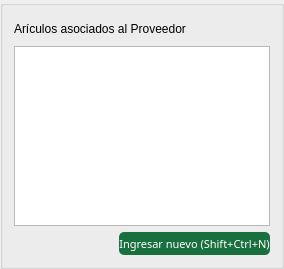
        <widget class="QGroupBox" name="box_articulos">
         <property name="font">
          <font>
           <pointsize>10</pointsize>
          </font>
         </property>
         <property name="styleSheet">
          <string notr="true">#box_articulos{
	background-color: #F2F6FD;
	}</string>
         </property>
         <property name="title">
          <string/>
         </property>
         <layout class="QVBoxLayout" name="verticalLayout_2" stretch="10,80,10">
          <item>
           <widget class="QLabel" name="label">
            <property name="text">
             <string>Arículos asociados al Proveedor</string>
            </property>
           </widget>
          </item>
          <item>
           <widget class="QTableView" name="tbl_articulos">
            <property name="sizePolicy">
             <sizepolicy hsizetype="Expanding" vsizetype="Expanding">
              <horstretch>0</horstretch>
              <verstretch>0</verstretch>
             </sizepolicy>
            </property>
            <property name="baseSize">
             <size>
              <width>0</width>
              <height>0</height>
             </size>
            </property>
            <property name="frameShape">
             <enum>QFrame::StyledPanel</enum>
            </property>
            <property name="frameShadow">
             <enum>QFrame::Sunken</enum>
            </property>
            <property name="lineWidth">
             <number>1</number>
            </property>
            <property name="sizeAdjustPolicy">
             <enum>QAbstractScrollArea::AdjustIgnored</enum>
            </property>
            <property name="autoScrollMargin">
             <number>16</number>
            </property>
            <property name="tabKeyNavigation">
             <bool>false</bool>
            </property>
            <property name="dragEnabled">
             <bool>true</bool>
            </property>
            <property name="dragDropMode">
             <enum>QAbstractItemView::DragDrop</enum>
            </property>
            <property name="selectionMode">
             <enum>QAbstractItemView::SingleSelection</enum>
            </property>
            <property name="selectionBehavior">
             <enum>QAbstractItemView::SelectRows</enum>
            </property>
            <property name="verticalScrollMode">
             <enum>QAbstractItemView::ScrollPerPixel</enum>
            </property>
            <property name="gridStyle">
             <enum>Qt::SolidLine</enum>
            </property>
            <property name="sortingEnabled">
             <bool>false</bool>
            </property>
            <attribute name="horizontalHeaderMinimumSectionSize">
             <number>15</number>
            </attribute>
            <attribute name="horizontalHeaderShowSortIndicator" stdset="0">
             <bool>false</bool>
            </attribute>
            <attribute name="horizontalHeaderStretchLastSection">
             <bool>true</bool>
            </attribute>
            <attribute name="verticalHeaderVisible">
             <bool>false</bool>
            </attribute>
           </widget>
          </item>
          <item>
           <layout class="QHBoxLayout" name="box_art_botones">
            <item>
             <spacer name="horizontalSpacer_2">
              <property name="orientation">
               <enum>Qt::Horizontal</enum>
              </property>
              <property name="sizeHint" stdset="0">
               <size>
                <width>40</width>
                <height>20</height>
               </size>
              </property>
             </spacer>
            </item>
            <item>
             <widget class="QPushButton" name="btn_nuevo_art">
              <property name="sizePolicy">
               <sizepolicy hsizetype="Expanding" vsizetype="Expanding">
                <horstretch>0</horstretch>
                <verstretch>0</verstretch>
               </sizepolicy>
              </property>
              <property name="font">
               <font>
                <family>Ariall</family>
                <pointsize>-1</pointsize>
               </font>
              </property>
              <property name="styleSheet">
               <string notr="true">/*Estilos para el botón*/

#btn_nuevo_art{
	background-color: #196F3D;
	color: #ffffff;
	font-family: 'Ariall';
	font-size: 11px;
	border-radius: 5px;
	}

#btn_nuevo_art:hover{
	background-color: #04B431;
	}
</string>
              </property>
              <property name="text">
               <string>Ingresar nuevo (Shift+Ctrl+N)</string>
              </property>
              <property name="icon">
               <iconset>
                <normaloff>../ico/add_to_database.ico</normaloff>../ico/add_to_database.ico</iconset>
              </property>
              <property name="iconSize">
               <size>
                <width>40</width>
                <height>40</height>
               </size>
              </property>
              <property name="shortcut">
               <string>Ctrl+Shift+N</string>
              </property>
             </widget>
            </item>
           </layout>
          </item>
         </layout>
        </widget>
